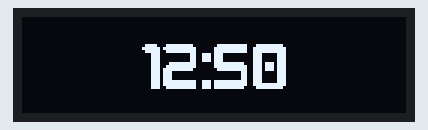
The sketch below on a simulated Arduino Uno, built with avr-gcc and run on an emulated ATmega328P. On the bench: 128×32 one-colour display. Wiring (inferred from the names in the program): SSD1306 OLED at I2C address 0x3C.

Above: at 0.2 s.
At 1.3 s:
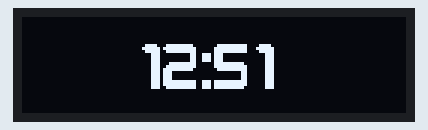
At 2.3 s:
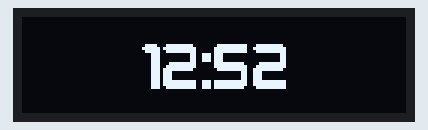

The sketch:

images.ino
```cpp
#include <Wire.h>

#define OLED_ADDRESS 0x3C // I2C address of the OLED display
#define SCREEN_WIDTH 64   // Width of the OLED screen in pixels
#define SCREEN_HEIGHT 32  // Height of the OLED screen in pixels

byte screenBuffer[SCREEN_WIDTH * SCREEN_HEIGHT / 8]; // Off-screen buffer for double buffering

// 'time', 64x32px
const unsigned char myBitmaptime [] PROGMEM = {
	0x00, 0x00, 0x00, 0x00, 0x00, 0x00, 0x00, 0x00, 0x00, 0x00, 0x00, 0x00, 0x00, 0x00, 0x00, 0x00,
	0x00, 0x00, 0x00, 0x00, 0x00, 0x00, 0x00, 0x00, 0x00, 0x00, 0x00, 0x00, 0x00, 0x00, 0x00, 0x00,
	0x00, 0x00, 0x00, 0x00, 0x00, 0x00, 0x00, 0x00, 0x00, 0x00, 0x00, 0x00, 0x00, 0x00, 0x00, 0x00,
	0x00, 0x00, 0x00, 0x00, 0x00, 0x00, 0x00, 0x00, 0x00, 0x00, 0x00, 0x00, 0x00, 0x00, 0x00, 0x00,
	0x00, 0x00, 0x00, 0x00, 0x00, 0x00, 0x00, 0x00, 0x04, 0x0e, 0x0e, 0xfe, 0xfe, 0xfc, 0x00, 0x04,
	0x0e, 0x8e, 0x8e, 0x8e, 0x8e, 0x8e, 0x8e, 0x8e, 0xfe, 0xfc, 0x00, 0x00, 0x70, 0x70, 0x70, 0x00,
	0xfc, 0xfe, 0xfe, 0x8e, 0x8e, 0x8e, 0x8e, 0x8e, 0x8e, 0x8e, 0x0e, 0x00, 0x00, 0xfc, 0xfe, 0xfe,
	0x0e, 0x8e, 0x8e, 0x8e, 0x0e, 0xfe, 0xfe, 0xfc, 0x00, 0x00, 0x00, 0x00, 0x00, 0x00, 0x00, 0x00,
	0x00, 0x00, 0x00, 0x00, 0x00, 0x00, 0x00, 0x00, 0x00, 0x00, 0x00, 0xff, 0xff, 0xff, 0x00, 0x7e,
	0xff, 0xff, 0xe3, 0xe3, 0xe3, 0xe3, 0xe3, 0xe3, 0xe3, 0xe1, 0x00, 0x00, 0xe0, 0xe0, 0xe0, 0x00,
	0xe1, 0xe3, 0xe3, 0xe3, 0xe3, 0xe3, 0xe3, 0xe3, 0xe3, 0xff, 0x7f, 0x00, 0x00, 0x7f, 0xff, 0xff,
	0xc0, 0xc3, 0xc3, 0xc3, 0xc0, 0xff, 0xff, 0x7f, 0x00, 0x00, 0x00, 0x00, 0x00, 0x00, 0x00, 0x00,
	0x00, 0x00, 0x00, 0x00, 0x00, 0x00, 0x00, 0x00, 0x00, 0x00, 0x00, 0x00, 0x00, 0x00, 0x00, 0x00,
	0x00, 0x00, 0x00, 0x00, 0x00, 0x00, 0x00, 0x00, 0x00, 0x00, 0x00, 0x00, 0x00, 0x00, 0x00, 0x00,
	0x00, 0x00, 0x00, 0x00, 0x00, 0x00, 0x00, 0x00, 0x00, 0x00, 0x00, 0x00, 0x00, 0x00, 0x00, 0x00,
	0x00, 0x00, 0x00, 0x00, 0x00, 0x00, 0x00, 0x00, 0x00, 0x00, 0x00, 0x00, 0x00, 0x00, 0x00, 0x00
};
// 'time_2', 64x32px
const unsigned char myBitmaptime_2 [] PROGMEM = {
	0x00, 0x00, 0x00, 0x00, 0x00, 0x00, 0x00, 0x00, 0x00, 0x00, 0x00, 0x00, 0x00, 0x00, 0x00, 0x00,
	0x00, 0x00, 0x00, 0x00, 0x00, 0x00, 0x00, 0x00, 0x00, 0x00, 0x00, 0x00, 0x00, 0x00, 0x00, 0x00,
	0x00, 0x00, 0x00, 0x00, 0x00, 0x00, 0x00, 0x00, 0x00, 0x00, 0x00, 0x00, 0x00, 0x00, 0x00, 0x00,
	0x00, 0x00, 0x00, 0x00, 0x00, 0x00, 0x00, 0x00, 0x00, 0x00, 0x00, 0x00, 0x00, 0x00, 0x00, 0x00,
	0x00, 0x00, 0x00, 0x00, 0x00, 0x00, 0x00, 0x00, 0x04, 0x0e, 0x0e, 0xfe, 0xfe, 0xfc, 0x00, 0x04,
	0x0e, 0x8e, 0x8e, 0x8e, 0x8e, 0x8e, 0x8e, 0x8e, 0xfe, 0xfc, 0x00, 0x00, 0x70, 0x70, 0x70, 0x00,
	0xfc, 0xfe, 0xfe, 0x8e, 0x8e, 0x8e, 0x8e, 0x8e, 0x8e, 0x8e, 0x0e, 0x00, 0x00, 0x00, 0x04, 0x0e,
	0x0e, 0xfe, 0xfe, 0xfc, 0x00, 0x00, 0x00, 0x00, 0x00, 0x00, 0x00, 0x00, 0x00, 0x00, 0x00, 0x00,
	0x00, 0x00, 0x00, 0x00, 0x00, 0x00, 0x00, 0x00, 0x00, 0x00, 0x00, 0xff, 0xff, 0xff, 0x00, 0x7e,
	0xff, 0xff, 0xe3, 0xe3, 0xe3, 0xe3, 0xe3, 0xe3, 0xe3, 0xe1, 0x00, 0x00, 0xe0, 0xe0, 0xe0, 0x00,
	0xe1, 0xe3, 0xe3, 0xe3, 0xe3, 0xe3, 0xe3, 0xe3, 0xe3, 0xff, 0x7f, 0x00, 0x00, 0x00, 0x00, 0x00,
	0x00, 0xff, 0xff, 0xff, 0x00, 0x00, 0x00, 0x00, 0x00, 0x00, 0x00, 0x00, 0x00, 0x00, 0x00, 0x00,
	0x00, 0x00, 0x00, 0x00, 0x00, 0x00, 0x00, 0x00, 0x00, 0x00, 0x00, 0x00, 0x00, 0x00, 0x00, 0x00,
	0x00, 0x00, 0x00, 0x00, 0x00, 0x00, 0x00, 0x00, 0x00, 0x00, 0x00, 0x00, 0x00, 0x00, 0x00, 0x00,
	0x00, 0x00, 0x00, 0x00, 0x00, 0x00, 0x00, 0x00, 0x00, 0x00, 0x00, 0x00, 0x00, 0x00, 0x00, 0x00,
	0x00, 0x00, 0x00, 0x00, 0x00, 0x00, 0x00, 0x00, 0x00, 0x00, 0x00, 0x00, 0x00, 0x00, 0x00, 0x00
};
// 'time_3', 64x32px
const unsigned char myBitmaptime_3 [] PROGMEM = {
	0x00, 0x00, 0x00, 0x00, 0x00, 0x00, 0x00, 0x00, 0x00, 0x00, 0x00, 0x00, 0x00, 0x00, 0x00, 0x00,
	0x00, 0x00, 0x00, 0x00, 0x00, 0x00, 0x00, 0x00, 0x00, 0x00, 0x00, 0x00, 0x00, 0x00, 0x00, 0x00,
	0x00, 0x00, 0x00, 0x00, 0x00, 0x00, 0x00, 0x00, 0x00, 0x00, 0x00, 0x00, 0x00, 0x00, 0x00, 0x00,
	0x00, 0x00, 0x00, 0x00, 0x00, 0x00, 0x00, 0x00, 0x00, 0x00, 0x00, 0x00, 0x00, 0x00, 0x00, 0x00,
	0x00, 0x00, 0x00, 0x00, 0x00, 0x00, 0x00, 0x00, 0x04, 0x0e, 0x0e, 0xfe, 0xfe, 0xfc, 0x00, 0x04,
	0x0e, 0x8e, 0x8e, 0x8e, 0x8e, 0x8e, 0x8e, 0x8e, 0xfe, 0xfc, 0x00, 0x00, 0x70, 0x70, 0x70, 0x00,
	0xfc, 0xfe, 0xfe, 0x8e, 0x8e, 0x8e, 0x8e, 0x8e, 0x8e, 0x8e, 0x0e, 0x00, 0x00, 0x04, 0x0e, 0x8e,
	0x8e, 0x8e, 0x8e, 0x8e, 0x8e, 0x8e, 0xfe, 0xfc, 0x00, 0x00, 0x00, 0x00, 0x00, 0x00, 0x00, 0x00,
	0x00, 0x00, 0x00, 0x00, 0x00, 0x00, 0x00, 0x00, 0x00, 0x00, 0x00, 0xff, 0xff, 0xff, 0x00, 0x7e,
	0xff, 0xff, 0xe3, 0xe3, 0xe3, 0xe3, 0xe3, 0xe3, 0xe3, 0xe1, 0x00, 0x00, 0xe0, 0xe0, 0xe0, 0x00,
	0xe1, 0xe3, 0xe3, 0xe3, 0xe3, 0xe3, 0xe3, 0xe3, 0xe3, 0xff, 0x7f, 0x00, 0x00, 0x7e, 0xff, 0xff,
	0xe3, 0xe3, 0xe3, 0xe3, 0xe3, 0xe3, 0xe3, 0xe1, 0x00, 0x00, 0x00, 0x00, 0x00, 0x00, 0x00, 0x00,
	0x00, 0x00, 0x00, 0x00, 0x00, 0x00, 0x00, 0x00, 0x00, 0x00, 0x00, 0x00, 0x00, 0x00, 0x00, 0x00,
	0x00, 0x00, 0x00, 0x00, 0x00, 0x00, 0x00, 0x00, 0x00, 0x00, 0x00, 0x00, 0x00, 0x00, 0x00, 0x00,
	0x00, 0x00, 0x00, 0x00, 0x00, 0x00, 0x00, 0x00, 0x00, 0x00, 0x00, 0x00, 0x00, 0x00, 0x00, 0x00,
	0x00, 0x00, 0x00, 0x00, 0x00, 0x00, 0x00, 0x00, 0x00, 0x00, 0x00, 0x00, 0x00, 0x00, 0x00, 0x00
};

// Function to send a command to the OLED display
void sendCommand(byte command) {
  Wire.beginTransmission(OLED_ADDRESS);
  Wire.write(0x00); // Control byte indicating command
  Wire.write(command);
  Wire.endTransmission();
}

// Function to send data to the OLED display
void sendData(byte data) {
  Wire.beginTransmission(OLED_ADDRESS);
  Wire.write(0x40); // Control byte indicating data
  Wire.write(data);
  Wire.endTransmission();
}

void setup() {
  Wire.begin();

  // Initialize the OLED display
  sendCommand(0xAE); // Display off

  sendCommand(0x20); // Set memory addressing mode
  sendCommand(0x10); // Horizontal addressing mode

  sendCommand(0xB0); // Set page start address
  sendCommand(0);    // Page 0

  sendCommand(0xC8); // Set COM output scan direction

  sendCommand(0x00); // Set lower column start address
  sendCommand(0x10); // Set higher column start address

  sendCommand(0x40); // Set display start line

  sendCommand(0x81); // Set contrast control
  sendCommand(0xFF); // Maximum contrast

  sendCommand(0xA1); // Set segment remap
  sendCommand(0xA6); // Set normal display

  sendCommand(0xA8); // Set multiplex ratio
  sendCommand(0x1F); // 1/32 duty cycle

  sendCommand(0xA4); // Set entire display on/off
  sendCommand(0xD3); // Set display offset
  sendCommand(0x00);

  sendCommand(0xDA); // Set COM pins hardware configuration
  sendCommand(0x12);

  sendCommand(0xD5); // Set display clock divide ratio/oscillator frequency
  sendCommand(0x80);

  sendCommand(0x8D); // Enable charge pump regulator
  sendCommand(0x14);

  sendCommand(0xAF); // Display on
}

void clearScreen() {
  memset(screenBuffer, 0, sizeof(screenBuffer));
}

// Load buffer memory to the OLED itself
void updateScreen() {
  for (int page = 0; page < SCREEN_HEIGHT / 8; page++) {
    sendCommand(0xB0 + page); // Set page address
    sendCommand(0x00);        // Set lower column start address
    sendCommand(0x12);        // Set higher column start address

    for (int column = 0; column < SCREEN_WIDTH; column++) {
      sendData(screenBuffer[column + page * SCREEN_WIDTH]);
    }
  }
}

void drawPixel(int x, int y) {
  if (x >= 0 && x < SCREEN_WIDTH && y >= 0 && y < SCREEN_HEIGHT) {
    int bufferIndex = x + (y / 8) * SCREEN_WIDTH;
    screenBuffer[bufferIndex] |= (1 << (y % 8));
  }
}

// Function to draw an image from a bitmap array onto the OLED display
void drawImage(int x, int y, const byte* image, int imageWidth, int imageHeight) {
  // Ensure the image fits within the screen dimensions
  if (x >= 0 && x + imageWidth <= SCREEN_WIDTH && y >= 0 && y + imageHeight <= SCREEN_HEIGHT) {
    for (int j = 0; j < imageHeight; j++) {
      for (int i = 0; i < imageWidth; i++) {
        // Get the byte containing the pixel data from the image
        byte imageData = pgm_read_byte(&image[i + (j / 8) * imageWidth]);

        // Calculate the screen buffer coordinates
        int screenX = x + i;
        int screenY = y + j;

        // Calculate the bit position within the byte
        int bitPosition = j % 8;

        // Check if the bit at the specified position is set
        bool pixelOn = (imageData & (1 << bitPosition)) != 0;

        // Draw the pixel on the screen buffer
        if (pixelOn) {
          drawPixel(screenX, screenY); // Set pixel to ON
        }
      }
    }
  }
}

void loop() {
  clearScreen(); // Clear the off-screen buffer

  drawImage(0, 0, myBitmaptime, 64, 32);
  updateScreen();
  delay(1000);

  clearScreen();

  drawImage(0, 0, myBitmaptime_2, 64, 32);
  updateScreen();
  delay(1000);

  clearScreen();

  drawImage(0, 0, myBitmaptime_3, 64, 32);
  updateScreen();
  delay(1000);
}
```

Measured:
- by itself, everything shown: repeats every 3.3 s, in 3 steps
- what the display in image 1 shows lasts 1.1 s, from 1.2 s to 2.3 s
